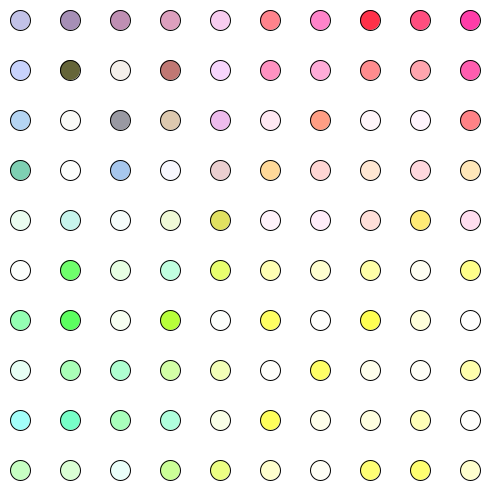
Frame 1 (no input)
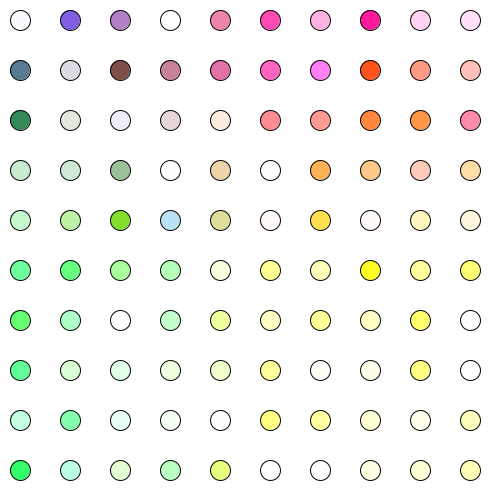
Frame 60 (the mouse pressed at the canvas centre just before this capture)
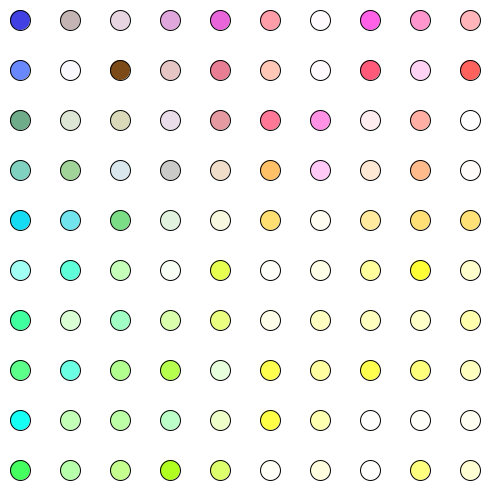
Frame 120 (the mouse held since frame 60 and released just before this capture)

The Processing sketch that drew these frames (run headless with seeded random() and noise(); from frame 60 on, the mouse is pressed at the canvas centre):

// Processing sketch: processing_66742
// ── processing_66742.pde

int posX;
int posY;

void setup() {
  size(500, 500);
}

void draw() {
  background(255);
  for (int posX=20;posX<500;posX=posX+50) {
  for (int posY=20;posY<500;posY=posY+50) {
  fill(posX,posY, random(255),random(255));
  ellipse(posX, posY, 20, 20);
  }  
  }
}
